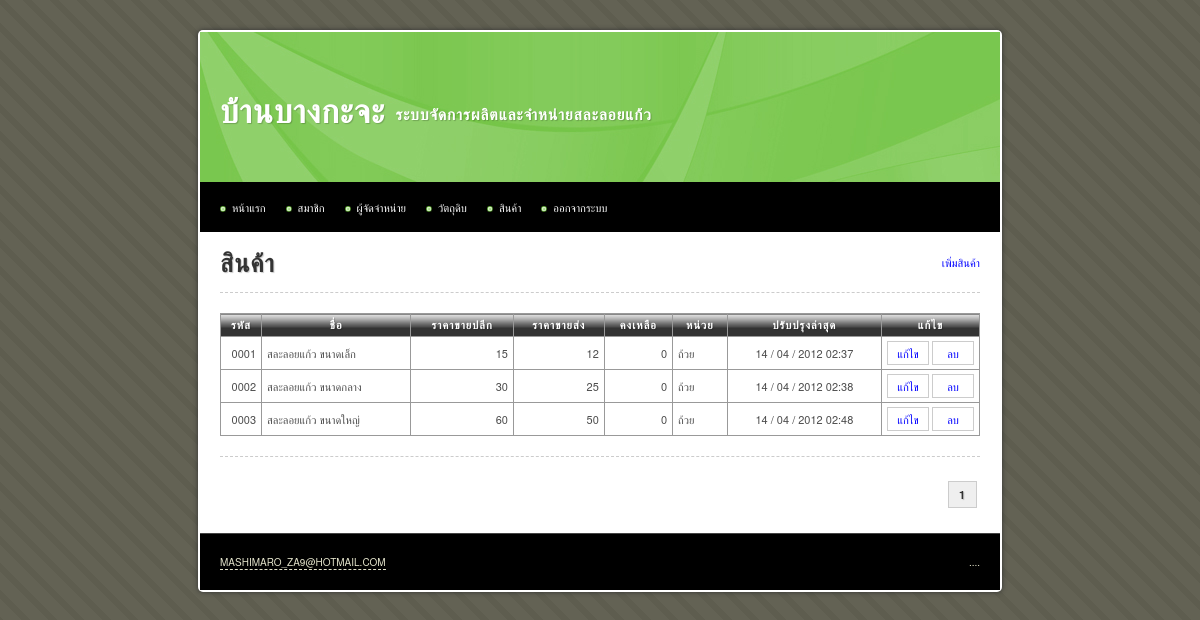
The app's page /main/product.php (signed in), older data.
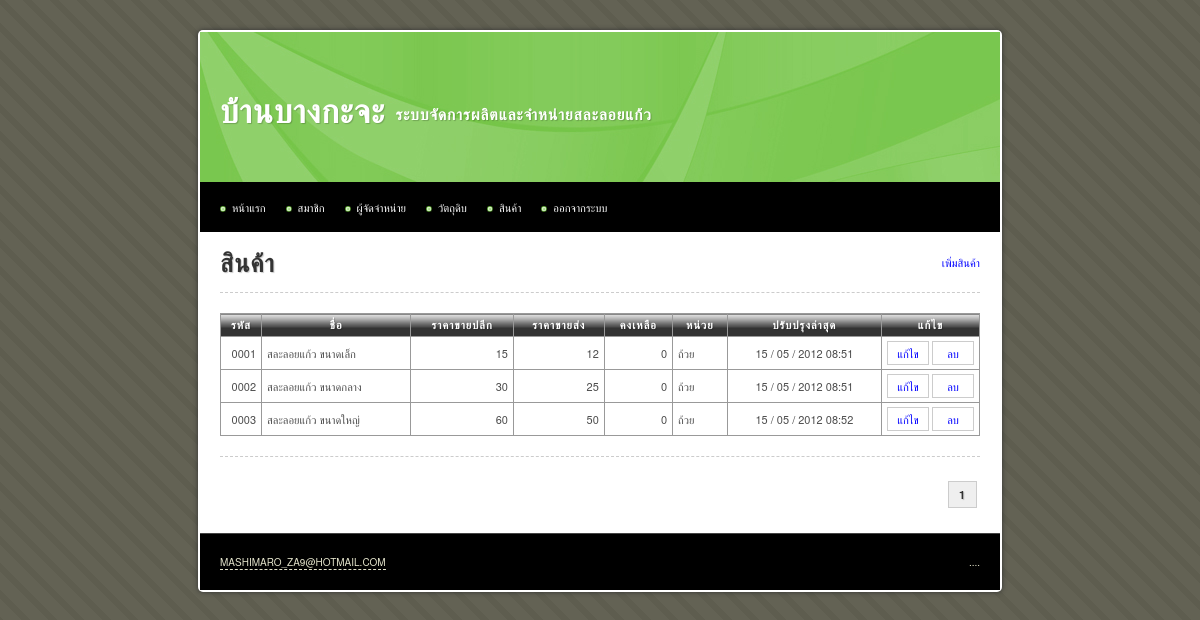
The same page, newer data.
### tables this page shows
CREATE TABLE IF NOT EXISTS `product` (
  `id` int(10) unsigned NOT NULL AUTO_INCREMENT,
  `name` varchar(255) NOT NULL,
  `description` text,
  `weight` int(10) NOT NULL,
  `unit` varchar(255) NOT NULL,
  `image` varchar(255) DEFAULT NULL,
  `manufacture_min` int(10) unsigned NOT NULL,
  `manufacture_max` int(10) unsigned NOT NULL,
  `stock_max` int(10) unsigned NOT NULL,
  `labour_min` int(10) unsigned NOT NULL,
  `order_min` int(10) unsigned NOT NULL,
  `unit_per_labour` int(10) unsigned NOT NULL,
  `total` int(10) unsigned NOT NULL DEFAULT '0',
  `price_retail` int(10) unsigned NOT NULL,
  `price_wholesale` int(10) unsigned NOT NULL,
  `date_create` datetime NOT NULL,
  `date_update` timestamp NOT NULL DEFAULT CURRENT_TIMESTAMP ON UPDATE CURRENT_TIMESTAMP,
  PRIMARY KEY (`id`)
);

### iic_tools/helpers/iic_utilities_helper.php (called while the page is built, shortened)
<?php
function change_date_format($date, $old_separator = "-", $old_format = 'y-m-d', $new_separator = " / ", $new_format = "d-m-y")
{
	@list($_old_format_path1, $_old_format_path2, $_old_format_path3) = explode('-', $old_format);
	@list($_date_path[$_old_format_path1], $_date_path[$_old_format_path2], $_date_path[$_old_format_path3]) = explode($old_separator, $date);
	@list($_new_format_path1, $_new_format_path2, $_new_format_path3) = explode('-', $new_format);
	$_new_date = $_date_path[$_new_format_path1].$new_separator.$_date_path[$_new_format_path2].$new_separator.$_date_path[$_new_format_path3];
	return $_new_date;
}
function change_date_time_format($date_time)
{
	@list($_date, $_time) = explode(" ", $date_time);
	$_new_date		= change_date_format($_date);
	$_new_date_time = $_new_date.' '.substr($_time, 0, 5);
	return $_new_date_time;
}
function zero_fill($length, $data)
{
	while(strlen($data) < $length)
	{
		$data = '0'.$data;
	}
	return $data;
}
function remove_comma($number, $decimal = 0)
{
	$_int		= 0;
	$_decimal	= '';
	if(count(explode (".", $number)) > 1)
	{
		list($_int, $_decimal) = explode (".", $number);
	}
	else
	{
		$_int = ($number == '') ? 0 : $number;
	}
	$_int = explode (',', $_int);
	$_int = implode ($_int);
	$_new_number = $_int.$_decimal;
	return $_new_number;
}
function add_comma($number, $decimal = 0)
{
	$_sign		= '';
	$_int		= 0;
	$_decimal	= '';
	if(count(explode (".", $number)) > 1)
	{
		list($_int, $_decimal) = explode (".", $number);
	}
	else
	{
		$_int = ($number == '') ? 0 : $number;
	}
	$_int = remove_comma($_int);
	if($_int < 0)
	{
		$_sign = '-';
		$_int = str_replace('-', '', $_int);
	}
	else
	{
		$_sign = '';
	}
	$_total_loop = (strlen($_int) > 3) ? floor(strlen($_int) / 3) : 0;
	for($_loop = $_total_loop; $_loop > 0; $_loop--)
	{
		$_length = (3 * $_loop) * -1;
		$_int = substr_replace($_int, ',', $_length, 0 );
	}
	$_new_number = $_sign.$_int.$_decimal;
	return $_new_number;
}

### main/product.php (the view, shortened to what this page needs)
<?php
$sql		= 'SELECT * FROM product';
$query		= mysql_query($sql) or die(mysql_error());
$total_rows = mysql_num_rows($query);
$rows_per_page = 10;
$limit_start = ($_GET['page'] - 1) * $rows_per_page;
$target = 'product.php?page=';
?>
<!DOCTYPE html PUBLIC "-//W3C//DTD XHTML 1.0 Transitional//EN" "http://www.w3.org/TR/xhtml1/DTD/xhtml1-transitional.dtd">
<html xmlns="http://www.w3.org/1999/xhtml">
<head>
<?php include("inc.css.php"); ?>
</head>
<body>
<div id="container">
	<?php include("inc.header.php"); ?>
	<div id="content">
		<a href="product_create.php" class="float_r">เพิ่มสินค้า</a>
		<h1>สินค้า</h1>
		<hr />
		<table border="1" align="center" cellpadding="5" cellspacing="0">
			<thead>
				<tr>
					<th width="30">รหัส</th>
					<th>ชื่อ</th>
					<th>ราคาขายปลีก</th>
					<th>ราคาขายส่ง</th>
					<th>คงเหลือ</th>
					<th>หน่วย</th>
					<th>ปรับปรุงล่าสุด</th>
					<th width="80">แก้ไข</th>
				</tr>
			</thead>
			<tbody>
				<?php
				$sql = 'SELECT * FROM product LIMIT '.$limit_start.', '.$rows_per_page;
				$query = mysql_query($sql);
				$query_rows = mysql_num_rows($query);
				if($query_rows > 0)
				{
					while($data = mysql_fetch_array($query))
					{
						echo 	'<tr>
									<td width="30" class="right">'.zero_fill(4, $data['id']).'</td>
									<td>'.$data['name'].'</td>
									<td class="right">'.add_comma($data['price_retail']).'</td>
									<td class="right">'.add_comma($data['price_wholesale']).'</td>
									<td class="right">'.$data['total'].'</td>
									<td>'.$data['unit'].'</td>
									<td class="center">'.change_date_time_format($data['date_update']).'</td>
									<td class="center nowarp">
										<a class="button" href="product_update.php?id='.$data['id'].'">แก้ไข</a>
										<a class="button" href="product_delete.php?id='.$data['id'].'">ลบ</a>
									</td>
								</tr>';
					}
				}
				else
				{
					echo '<tr><td colspan="4" class="center">ไม่มีข้อมูล</td></tr>';
				}
				?>
			</tbody>
		</table>
		<hr />
		<div class="pagination">
			<?php echo get_pagination($total_rows, $target, $_GET['page'], $rows_per_page); ?>
		</div>
	</div>
	<?php include("inc.footer.php"); ?>
</div>
</body>
</html>

Row changes from the older to the newer data that the page shows:
changed product "สละลอยแก้ว ขนาดเล็ก": date_update "14 / 04 / 2012 02:37" → "15 / 05 / 2012 08:51"
changed product "สละลอยแก้ว ขนาดกลาง": date_update "14 / 04 / 2012 02:38" → "15 / 05 / 2012 08:51"
changed product "สละลอยแก้ว ขนาดใหญ่": date_update "14 / 04 / 2012 02:48" → "15 / 05 / 2012 08:52"
